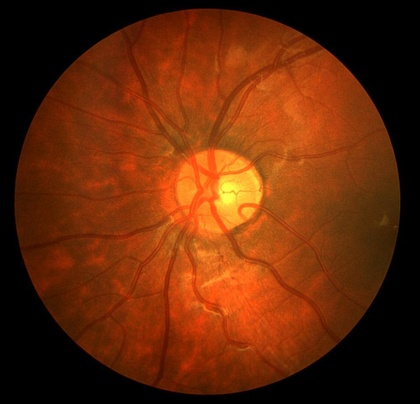
%> input picture fundus_test_2.jpg, 420 x 404 px, shrunk from 999 x 960 before the run
$ octave project2_1.m   (GNU Octave 9; MATLAB toolbox functions it lacks are replaced by stand-ins)
%> lines starting %> are read from the running program, lines starting %| are printed output that depends on the picture
### bg_normalization.m
function [ bg_normalized ] = bg_normalization( f, window )

    %median filtering image
    %f_median = medfilt3(f, [5, 5, 5]);
    f_R = f(:,:,1);
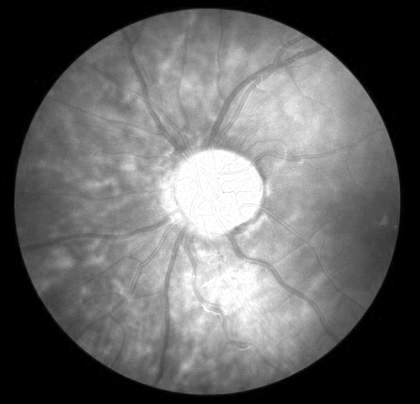
%> f_R: size 404x420 double; min 0, max 255, mean 102
    f_G = f(:,:,2);
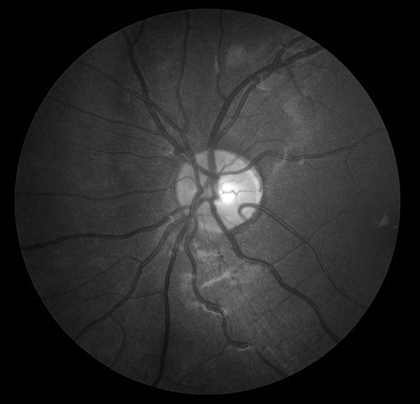
%> f_G: size 404x420 double; min 0, max 255, mean 41.2
    f_B = f(:,:,3);
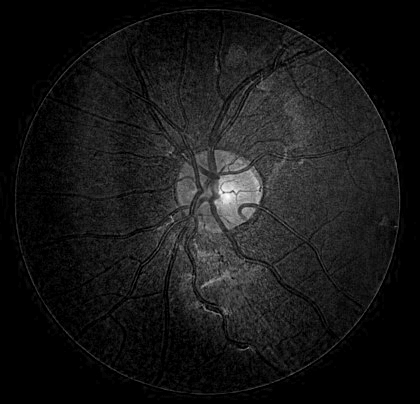
%> f_B: size 404x420 double; min 0, max 94, mean 8.8; drawn with min black and max white

%> the run ends on the next line
    f_median(:,:,1) = medfilt2(f_R, [window window]);
    f_median(:,:,2) = medfilt2(f_G, [window window]);
    f_median(:,:,3) = medfilt2(f_B, [window window]);

    f_median = double(f_median);

    %dividing by median filtered version to alleviate image intensity fluctuation
    bg_normalized = f./f_median;

    bg_normalized = fix_values(bg_normalized);

end

% [9 lines left out: function fix_values, not called in this run]

### project2_1.m
close all
clear

%Load image
f = double(imread('fundus_test_2.jpg'));
%imshow(uint8(f)), title('Original Image')


f_bg_norm = bg_normalization(f);
